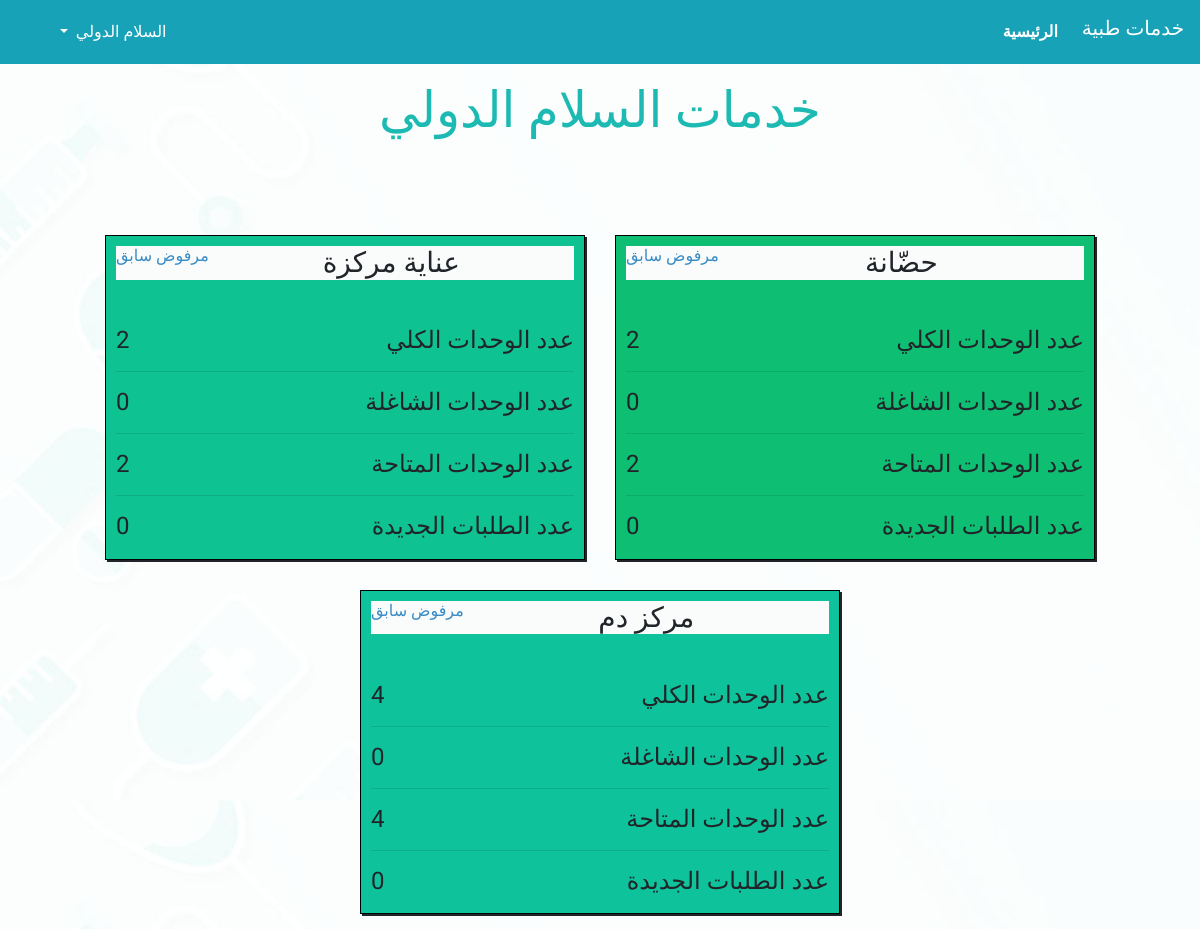
/accounts/center_profile (signed in), run on the app's committed database.
### services/models.py (models this page shows, shortened)
class CustomUser(AbstractBaseUser):
    name             = models.CharField(max_length=50, unique=True, error_messages={'unique': 'اسم مكرر'}, validators=[MinLengthValidator(5, message='يجب أن يكون الاسم مُكون من خمسة أحرف على الأقل'), alphaField])
    address_gov      = models.CharField(max_length=20, choices=Governorates)
    address_street   = models.CharField(max_length = 150, validators=[MinLengthValidator(5, message='يجب أن يكون العنوان مُكون من خمسة أحرف على الأقل')])
    email            = models.CharField(verbose_name='email address', unique=True, error_messages={'unique': 'بريد إليكتروني مكرر'}, max_length=254, validators=[emailField])
    username         = models.CharField(max_length=20, unique=True, error_messages={'unique': 'اسم مستخدم مكرر'}, validators=[MinLengthValidator(6, message='يجب أن يكون اسم المستحدم مُكون من ستة أحرف على الأقل'), usernameField])
    is_center        = models.BooleanField(default=False)
    is_admin         = models.BooleanField(default=False)
    is_staff         = models.BooleanField(default=False)
    is_active        = models.BooleanField(default=True)
    is_superuser     = models.BooleanField(default=False)
    date_joined      = models.DateTimeField(default=timezone.now)
    services         = models.ManyToManyField(service, blank=True)
    USERNAME_FIELD = 'username'
    REQUIRED_FIELDS = ['email']
    objects = CustomUserManager()
    def __str__(self):
        if self.is_admin:
            return self.username
        else:
            return self.name
    def user_is_center(self):
        return self.is_center

class service(models.Model):
    service_name =  models.CharField(max_length=30, unique=True)
    def __str__(self):
        return self.service_name

### accounts/views.py (the view)
# urls.py: path('center_profile', views.center_profile, name = 'center_profile'),
def center_profile(request):
    if  not request.user.is_authenticated or not request.user.user_is_center():
        context = {
        'gov_list' : Governorates,
        'serv_list': services_list,
        }
        return render(request, 'main.html', context)
    centerObj            = CustomUser.objects.get(pk=request.user.id)
    services             = centerObj.services.all()
    serv_count = list()
    for serv in services:
        try:
            serv_count.append(ServiceCount.objects.get(userObj = centerObj ,service_name = serv.service_name).service_count)
        except ServiceCount.DoesNotExist:
            serv_count.append(1)
    current_reservations = reservation.objects.filter(center = centerObj, is_confirmed = True, is_declined = False)
    for cur_serv in current_reservations:
        cur_serv.reservationServed()
        cur_serv.save()
    current_reservations = reservation.objects.filter(center = centerObj, is_confirmed = True, is_served = False, is_declined = False)
    new_orders           = reservation.objects.filter(center = centerObj, is_confirmed = False, is_served = False, is_declined = False, checkOut__gte = datetime.today())
    newOrderCount = list()
    curServCountList = list()
    remainingServCountList = list()
    for serv in services:
        curServCountList.append(current_reservations.filter(service = serv).count())
        newOrderCount.append(new_orders.filter(service = serv).count())
        try:
            remainingServCountList.append(ServiceCount.objects.get(userObj = centerObj ,service_name = serv.service_name).service_count - current_reservations.filter(service = serv).count())
        except ServiceCount.DoesNotExist:
            remainingServCountList.append('غير متاح')
    the_list = zip(remainingServCountList ,serv_count, services, curServCountList, newOrderCount)
    context = {
        'serv_list'         : the_list,
        'centername'        : centerObj,
        'title'             : 'ملف منشأة',
    }
    return render(request, 'accounts/center_profile.html', context)

### services/models.py (called while the page is built)
    def reservationServed(self):
        if self.checkOut < date.today():
            self.is_served = True
        else:
            self.is_served = False

### accounts/templates/accounts/center_profile.html (shortened to what this page needs)
{% extends 'main.html' %}
{% load static %}
{% block content %}
<link rel="stylesheet" href="{% static 'css\profiles_css.css'%}">
<br />
<h2 align = "center" id="title">خدمات {{ centername }}</h2><br /><br /><br />
<div class="flexin">
    {% for remain, serv_count, serv, cur_count, new_count in serv_list %}
    <div id = "box-in" style="background-color : rgb({{ serv.id|make_list|first }}4, {{ serv.id|make_list|first }}9{{ serv.id|make_list|last }}, {{ serv.id|make_list|first }}{{ serv.id|make_list|last }}5);">
        <form id = "prev_orders{{ serv.id }}" method = "POST" action ="{% url 'accounts:view_past_orders' 1 %}">
        <h6 style="float : left;"><a href="#" role="button" onclick="document.getElementById('prev_orders{{ serv.id }}').submit()">&nbsp;سابق</a></h6>
        </form>
        <form id = "rejected_orders{{ serv.id }}" method = "POST" action ="{% url 'accounts:view_rejected_orders' 1 %}">
        <h6 style="float : left;"><a href="#" role="button" onclick="document.getElementById('rejected_orders{{ serv.id }}').submit()">مرفوض</a></h6>
        </form>
        <h3>{{ serv }}</h3>
        <br />
        <h4 style="float : left;">{{ serv_count }}</h4>
        <h4>عدد الوحدات الكلي</h4>
        <hr>
        <h4 style="float : left;">{{ cur_count }}</h4>
        {% if cur_count != 0 %}
        <form id="current_orders{{ serv.id }}" method = "POST" action = "{% url 'accounts:view_current_orders' 1 %}">
        {% csrf_token %}
        <input name="service_name" type="hidden" value="{{ serv }}"/>
        <h4><a href="#" role="button" onclick="document.getElementById('current_orders{{ serv.id }}').submit()">عدد الوحدات الشاغلة</a></h4>
        </form>
        {% else %}
        <h4>عدد الوحدات الشاغلة</h4>
        {% endif %}
        <hr>
        <h4 style="float : left;">{{ remain }}</h4>
        <h4>عدد الوحدات المتاحة</h4>
        <hr>
        <h4 style="float : left;">{{ new_count }}</h4>
        <h4>عدد الطلبات الجديدة</h4>
    </div>
    {% endfor %}
</div>
{% endblock %}

### templates/navbar.html (shortened to what this page needs)
<nav class="navbar fixed-top navbar-expand-lg navbar-light bg-info">
  <h3 class="navbar-brand " style="color:White;" >خدمات طبية</h3>
  <div class="collapse navbar-collapse" id="navbarSupportedContent">
    <ul class="navbar-nav mr-auto">
      <li class="nav-item active">
        <strong><a class="nav-link" style="color:White;" href="{% url 'index' %}">الرئيسية<span class="sr-only">(current)</span></a></strong>
      </li>
    </ul>
    {% if not user.is_authenticated %}
    <div class="nav-item dropdown">
      <a class="nav-link dropdown-toggle" href="#" id="navbarDropdown" role="button" data-toggle="dropdown" aria-haspopup="true" aria-expanded="false" style="float:right;color:white">
          دخول
        </a>
        <div class="dropdown-menu" aria-labelledby="navbarDropdown">
          <a class="dropdown-item" href="{% url 'login' %}">دخول</a>
          <div class="dropdown-divider"></div>
          <a class="dropdown-item" href="{% url 'register_user' %}">مستخدم جديد</a>
          <a class="dropdown-item" href="{% url 'register_center' %}">منشأة طبية جديدة</a>
        </div>
    </div>
    {% else %}
        <div class="nav-item dropdown">
      <a class="nav-link dropdown-toggle" href="#" id="navbarDropdown" role="button" data-toggle="dropdown" aria-haspopup="true" aria-expanded="false" style="float:right;color:white">
          {{ user.name }}
        </a>
    </div>
    {% endif %}
  </div>
</nav>

### static/css/styles.css (style rules this page uses)
* { margin: 0; padding: 0; outline: none; box-sizing: border-box; font-family: 'Comfortaa', cursive; }
#title { font-family: 'Markazi Text', serif; color : #1cbab2; font-size : 50px; }

### static/css/profiles_css.css (style rules this page uses)
#box-in a { color: rgb(57, 139, 197); }
.flexin { display: flex; justify-content: center; flex-wrap: wrap; align-content: center; }
.flexin #box-in { border: 1px black solid; box-shadow: 2px 2px; width: 40%; margin: 15px; padding: 10px; }
.flexin h3 { text-align: center; font-family: Almarai; margin-bottom: 5%; background: rgb(250, 252, 252); }

### data on the page
CustomUser: name "السلام الدولي", is_admin+name "السلام الدولي"
service: service_name "حضّانة", serv_count "2", cur_count "0", remain "2", new_count "0"
service: service_name "عناية مركزة", serv_count "2", cur_count "0", remain "2", new_count "0"
service: service_name "مركز دم", serv_count "4", cur_count "0", remain "4", new_count "0"
